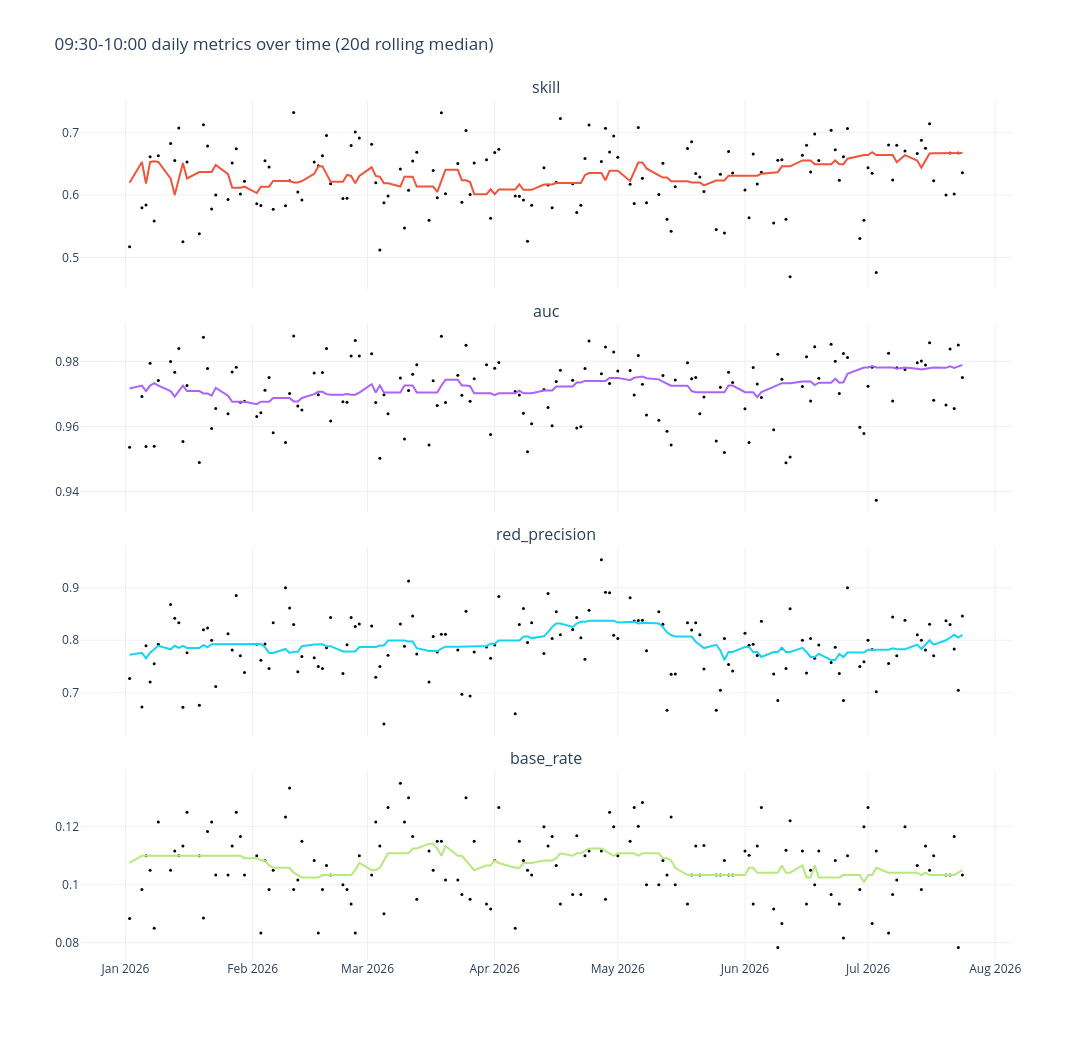

The cell this chart's notebook holds for it:
### Code cell
#pred = pd.read_parquet('data/stage-5/pred_fullspan_5c2raw_01-2025_6s.parquet')
ts = window_over_time(pred,  "09:30", "10:00")

### Figure 1 — Plotly figure (JSON) as saved in the notebook; plotly's stock layout.template omitted (floating-point values rounded to 4 significant figures; data arrays with more than 128 entries replaced by an {"elided": "..."} marker saying what was removed)
{"data": [{"marker": {"color": "black", "size": 3}, "mode": "markers", "name": "skill daily", "showlegend": false, "type": "scatter", "x": {"elided": "144 str values"}, "xaxis": "x", "y": {"elided": "144 float values"}, "yaxis": "y"}, {"line": {"width": 2}, "mode": "lines", "name": "skill 20d median", "showlegend": false, "type": "scatter", "x": {"elided": "144 str values"}, "xaxis": "x", "y": {"elided": "144 float values"}, "yaxis": "y"}, {"marker": {"color": "black", "size": 3}, "mode": "markers", "name": "auc daily", "showlegend": false, "type": "scatter", "x": {"elided": "144 str values"}, "xaxis": "x2", "y": {"elided": "144 float values"}, "yaxis": "y2"}, {"line": {"width": 2}, "mode": "lines", "name": "auc 20d median", "showlegend": false, "type": "scatter", "x": {"elided": "144 str values"}, "xaxis": "x2", "y": {"elided": "144 float values"}, "yaxis": "y2"}, {"marker": {"color": "black", "size": 3}, "mode": "markers", "name": "red_precision daily", "showlegend": false, "type": "scatter", "x": {"elided": "144 str values"}, "xaxis": "x3", "y": {"elided": "144 float values"}, "yaxis": "y3"}, {"line": {"width": 2}, "mode": "lines", "name": "red_precision 20d median", "showlegend": false, "type": "scatter", "x": {"elided": "144 str values"}, "xaxis": "x3", "y": {"elided": "144 float values"}, "yaxis": "y3"}, {"marker": {"color": "black", "size": 3}, "mode": "markers", "name": "base_rate daily", "showlegend": false, "type": "scatter", "x": {"elided": "144 str values"}, "xaxis": "x4", "y": {"elided": "144 float values"}, "yaxis": "y4"}, {"line": {"width": 2}, "mode": "lines", "name": "base_rate 20d median", "showlegend": false, "type": "scatter", "x": {"elided": "144 str values"}, "xaxis": "x4", "y": {"elided": "144 float values"}, "yaxis": "y4"}], "layout": {"annotations": [{"font": {"size": 16}, "showarrow": false, "text": "skill", "x": 0.5, "xanchor": "center", "xref": "paper", "y": 1, "yanchor": "bottom", "yref": "paper"}, {"font": {"size": 16}, "showarrow": false, "text": "auc", "x": 0.5, "xanchor": "center", "xref": "paper", "y": 0.74, "yanchor": "bottom", "yref": "paper"}, {"font": {"size": 16}, "showarrow": false, "text": "red_precision", "x": 0.5, "xanchor": "center", "xref": "paper", "y": 0.48, "yanchor": "bottom", "yref": "paper"}, {"font": {"size": 16}, "showarrow": false, "text": "base_rate", "x": 0.5, "xanchor": "center", "xref": "paper", "y": 0.22, "yanchor": "bottom", "yref": "paper"}], "height": 1040, "title": {"text": "09:30-10:00 daily metrics over time (20d rolling median)"}, "width": 2400, "xaxis": {"anchor": "y", "domain": [0, 1], "matches": "x4", "showticklabels": false}, "xaxis2": {"anchor": "y2", "domain": [0, 1], "matches": "x4", "showticklabels": false}, "xaxis3": {"anchor": "y3", "domain": [0, 1], "matches": "x4", "showticklabels": false}, "xaxis4": {"anchor": "y4", "domain": [0, 1]}, "yaxis": {"anchor": "x", "domain": [0.78, 1]}, "yaxis2": {"anchor": "x2", "domain": [0.52, 0.74]}, "yaxis3": {"anchor": "x3", "domain": [0.26, 0.48]}, "yaxis4": {"anchor": "x4", "domain": [0, 0.22]}}}
